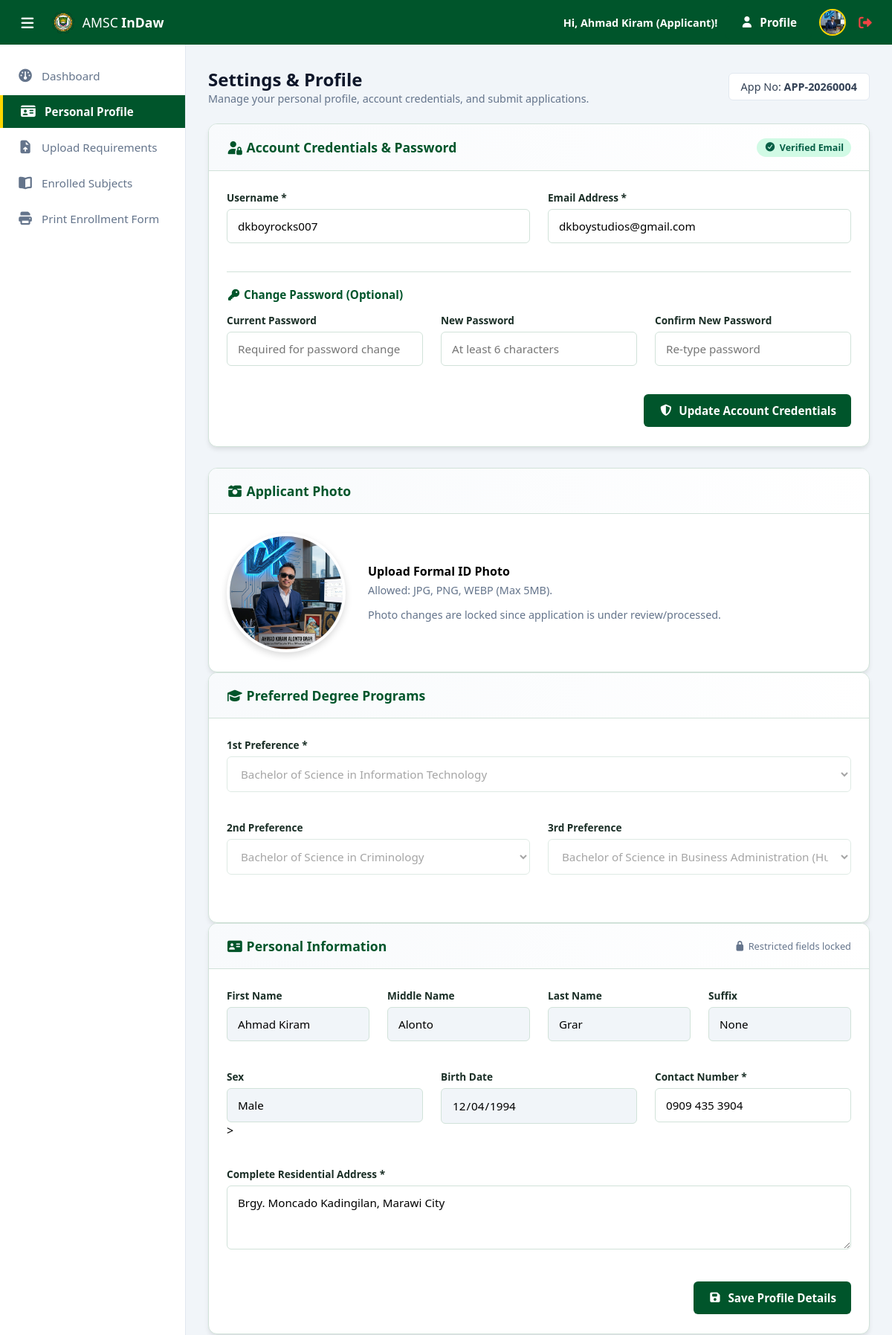
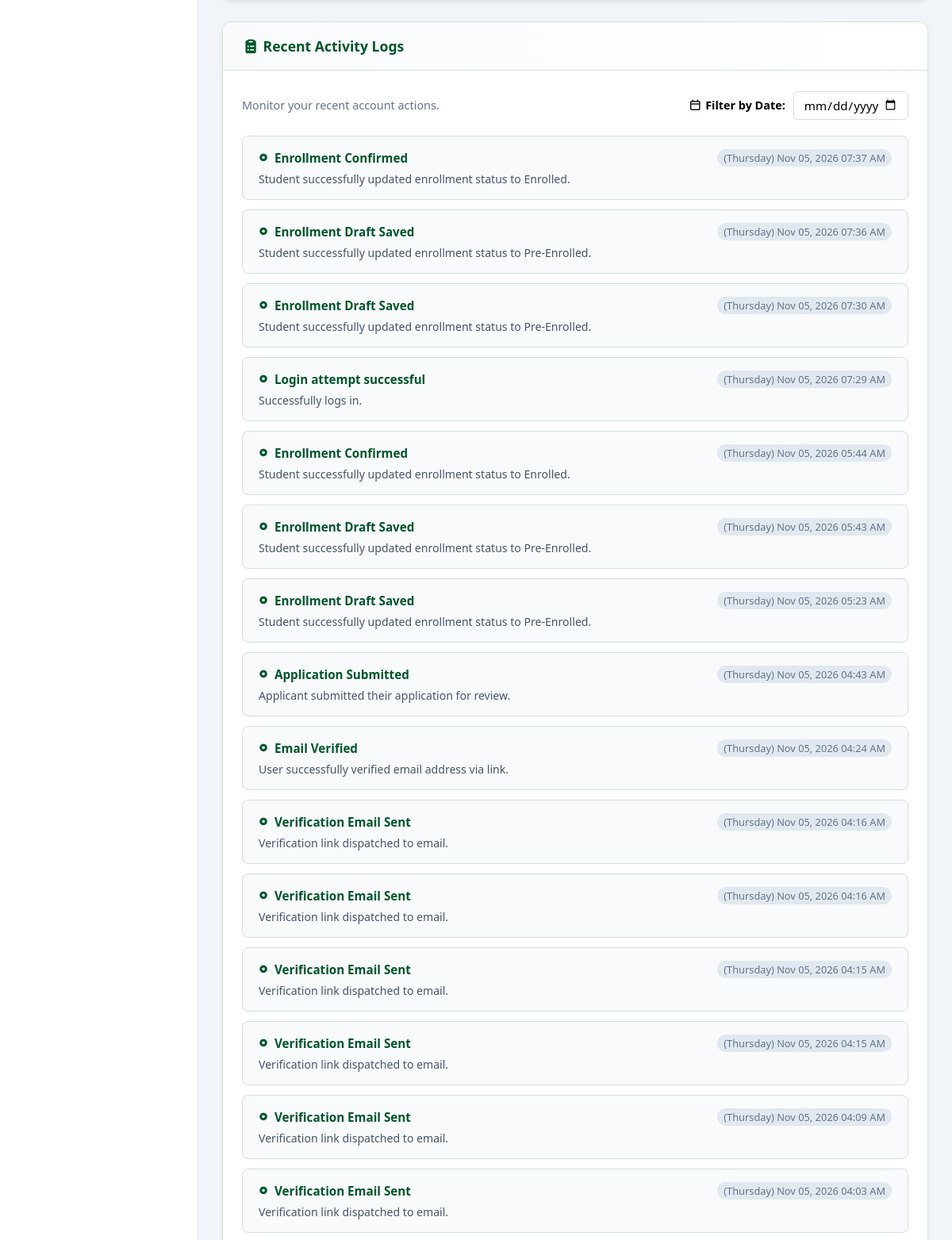
Page /applicant/profile.php (signed in, upper part) on the committed database (2 pictures, top to bottom).
### tables this page shows
CREATE TABLE `applicants` (
  `ApplicantID` int(11) NOT NULL,
  `UserID` int(11) NOT NULL,
  `ApplicationNumber` varchar(30) NOT NULL,
  `FirstName` varchar(50) NOT NULL,
  `MiddleName` varchar(50) DEFAULT NULL,
  `LastName` varchar(50) NOT NULL,
  `ExtName` enum('Jr.','Sr.','II','III','IV','V','VI') DEFAULT NULL,
  `Gender` enum('Male','Female') NOT NULL,
  `BirthDate` date NOT NULL,
  `ContactNumber` varchar(20) NOT NULL,
  `Address` text NOT NULL,
  `PreferredProgramID_1` int(11) NOT NULL,
  `PreferredProgramID_2` int(11) DEFAULT NULL,
  `PreferredProgramID_3` int(11) DEFAULT NULL,
  `ApplicationStatus` enum('Pending','Under Review','Approved','Rejected') DEFAULT 'Pending',
  `SubmittedAt` timestamp NOT NULL DEFAULT current_timestamp(),
  `ProfilePicture` varchar(255) DEFAULT NULL,
  `UpdatedAt` timestamp NOT NULL DEFAULT current_timestamp() ON UPDATE current_timestamp()
);

CREATE TABLE `users` (
  `ID` int(11) NOT NULL,
  `Email` varchar(100) NOT NULL,
  `Username` varchar(50) DEFAULT NULL,
  `Password` varchar(255) NOT NULL,
  `RoleID` int(11) NOT NULL,
  `IsVerified` tinyint(1) DEFAULT 0,
  `Status` enum('Active','Suspended','Locked') DEFAULT 'Active',
  `CreatedAt` timestamp NOT NULL DEFAULT current_timestamp(),
  `UpdatedAt` timestamp NOT NULL DEFAULT current_timestamp() ON UPDATE current_timestamp()
);

CREATE TABLE `programs` (
  `ID` int(11) NOT NULL,
  `ProgramCode` varchar(20) NOT NULL,
  `ProgramName` varchar(150) NOT NULL,
  `IsActive` tinyint(1) DEFAULT 1,
  `CollegeID` int(11) NOT NULL,
  `CreatedAt` timestamp NOT NULL DEFAULT current_timestamp(),
  `UpdatedAt` timestamp NOT NULL DEFAULT current_timestamp() ON UPDATE current_timestamp()
);

CREATE TABLE `activity_logs` (
  `ID` int(11) NOT NULL,
  `UserID` int(11) NOT NULL,
  `Title` varchar(50) NOT NULL,
  `Description` varchar(155) DEFAULT NULL,
  `LoggedAt` timestamp NOT NULL DEFAULT current_timestamp()
);

### applicant/profile.php (the view, shortened to what the rows shown need)
<?php
require_once '../config/db.php';
require_once '../config/session_check.php';
$programs = array();
$progSql = "SELECT * FROM programs WHERE IsActive = 1 ORDER BY ProgramName";
$progRes = mysqli_query($conn, $progSql);
while ($pRow = mysqli_fetch_assoc($progRes)) {
    $programs[] = $pRow;
}
$userAccount = [];
$uSql = "SELECT Username, Email, IsVerified FROM users WHERE ID = ?";
$uStmt = mysqli_prepare($conn, $uSql);
mysqli_stmt_bind_param($uStmt, 'i', $userID);
mysqli_stmt_execute($uStmt);
$uRes = mysqli_stmt_get_result($uStmt);
if ($row = mysqli_fetch_assoc($uRes)) {
    $userAccount = $row;
}
$auditLogs = [];
$lSql = "SELECT Title, Description, LoggedAt FROM activity_logs WHERE UserID = ? ORDER BY LoggedAt DESC";
$lStmt = mysqli_prepare($conn, $lSql);
mysqli_stmt_bind_param($lStmt, 'i', $userID);
mysqli_stmt_execute($lStmt);
$lRes = mysqli_stmt_get_result($lStmt);
while ($lRow = mysqli_fetch_assoc($lRes)) {
    $auditLogs[] = $lRow;
}
$appStatus = $userInfo['ApplicationStatus'] ?? 'Pending';
$isEditable = ($appStatus === 'Pending');
?>
<!DOCTYPE html>
<html lang="en">
<head>
    <?php include "../includes/head.php"; ?>
</head>
<body class="dashboard-body">
    <?php include '../includes/header.php'; ?>
    <div class="dashboard-wrapper">
        <main class="dashboard-content">
            <div class="content-header">
                <div>
                    <h2>Settings & Profile</h2>
                </div>
                <div style="display: flex; gap: 10px; align-items: center;">
                    <div class="application-id-badge">
                        <span>App No:</span> <strong><?= htmlspecialchars($userInfo['ApplicationNumber'] ?? 'N/A') ?></strong>
                    </div>
                </div>
            </div>
            <div class="profile-container">
                <form id="accountForm" method="post" action="profile" novalidate>
                    <div class="profile-section-card">
                        <div class="profile-section-body">
                            <div class="form-row">
                                <div class="form-group">
                                    <label for="username">Username <span class="required">*</span></label>
                                    <input type="text" id="username" name="username" class="form-control" value="<?= htmlspecialchars($userAccount['Username'] ?? '') ?>" required>
                                </div>
                                <div class="form-group">
                                    <label for="email">Email Address <span class="required">*</span></label>
                                    <input type="email" id="email" name="email" class="form-control" value="<?= htmlspecialchars($userAccount['Email'] ?? '') ?>" required>
                                </div>
                            </div>
                        </div>
                    </div>
                </form>
                <form id="profileForm" class="profile-form" method="post" action="profile" enctype="multipart/form-data" novalidate>
                    <div class="profile-section-card">
                        <div class="profile-section-body">
                            <div class="profile-upload-wrapper">
                                <div class="profile-preview-container">
                                    <?php
                                        $displayPhoto = (!empty($userInfo['ProfilePicture']))
                                            ? '../assets/uploads/profiles/' . htmlspecialchars($userInfo['ProfilePicture'])
                                            : '../assets/images/default-avatar.png';
                                    ?>
                                    <img id="profilePreviewImg" src="<?= $displayPhoto ?>" alt="Profile Preview">
                                </div>
                            </div>
                        </div>
                    </div>
                    <div class="profile-section-card">
                        <div class="profile-section-body">
                            <div class="form-row single-col">
                                <div class="form-group">
                                    <label for="preferred_program_1">1st Preference <span class="required">*</span></label>
                                    <select id="preferred_program_1" name="preferred_program_1" class="form-control" <?= !$isEditable ? 'disabled' : 'required' ?>>
                                        <?php foreach($programs as $p): ?>
                                            <option value="<?= $p['ID'] ?>" <?= (isset($userInfo) && $p['ID'] == $userInfo['PreferredProgramID_1']) ? 'selected' : '' ?>><?= htmlspecialchars($p['ProgramName']) ?></option>
                                        <?php endforeach; ?>
                                    </select>
                                </div>
                            </div>
                            <div class="form-row">
                                <div class="form-group">
                                    <label for="preferred_program_2">2nd Preference</label>
                                    <select id="preferred_program_2" name="preferred_program_2" class="form-control" <?= !$isEditable ? 'disabled' : '' ?>>
                                        <?php foreach($programs as $p): ?>
                                            <option value="<?= $p['ID'] ?>" <?= (isset($userInfo) && $p['ID'] == $userInfo['PreferredProgramID_2']) ? 'selected' : '' ?>><?= htmlspecialchars($p['ProgramName']) ?></option>
                                        <?php endforeach; ?>
                                    </select>
                                </div>
                                <div class="form-group">
                                    <label for="preferred_program_3">3rd Preference</label>
                                    <select id="preferred_program_3" name="preferred_program_3" class="form-control" <?= !$isEditable ? 'disabled' : '' ?>>
                                        <?php foreach($programs as $p): ?>
                                            <option value="<?= $p['ID'] ?>" <?= (isset($userInfo) && $p['ID'] == $userInfo['PreferredProgramID_3']) ? 'selected' : '' ?>><?= htmlspecialchars($p['ProgramName']) ?></option>
                                        <?php endforeach; ?>
                                    </select>
                                </div>
                            </div>
                        </div>
                    </div>
                    <div class="profile-section-card">
                        <div class="profile-section-body">
                            <div class="form-row four-col">
                                <div class="form-group">
                                    <label>First Name</label>
                                    <input type="text" name="first_name" class="form-control" value="<?= htmlspecialchars($userInfo['FirstName'] ?? '') ?>" <?= !$isEditable ? 'readonly style="background:#f1f5f9;"' : 'required' ?>>
                                </div>
                                <div class="form-group">
                                    <label>Middle Name</label>
                                    <input type="text" name="middle_name" class="form-control" value="<?= htmlspecialchars($userInfo['MiddleName'] ?? '') ?>" <?= !$isEditable ? 'readonly style="background:#f1f5f9;"' : '' ?>>
                                </div>
                                <div class="form-group">
                                    <label>Last Name</label>
                                    <input type="text" name="last_name" class="form-control" value="<?= htmlspecialchars($userInfo['LastName'] ?? '') ?>" <?= !$isEditable ? 'readonly style="background:#f1f5f9;"' : 'required' ?>>
                                </div>
                                <div class="form-group">
                                    <label>Suffix</label>
                                    <?php $currentExt = $userInfo['ExtName'] ?? ''; ?>
                                    <?php if ($isEditable): ?>
                                        <select name="ext_name" id="ext_name" class="form-control">
                                            <option value="" <?= ($currentExt === '') ? 'selected' : '' ?>>None</option>
                                            <option value="Jr." <?= ($currentExt === 'Jr.') ? 'selected' : '' ?>>Jr.</option>
                                            <option value="Sr." <?= ($currentExt === 'Sr.') ? 'selected' : '' ?>>Sr.</option>
                                            <option value="II" <?= ($currentExt === 'II') ? 'selected' : '' ?>>II</option>
                                            <option value="III" <?= ($currentExt === 'III') ? 'selected' : '' ?>>III</option>
                                            <option value="IV" <?= ($currentExt === 'IV') ? 'selected' : '' ?>>IV</option>
                                            <option value="V" <?= ($currentExt === 'V') ? 'selected' : '' ?>>V</option>
                                            <option value="VI" <?= ($currentExt === 'VI') ? 'selected' : '' ?>>VI</option>
                                        </select>
                                    <?php else: ?>
                                        <input type="text" class="form-control" value="<?= htmlspecialchars($currentExt ?: 'None') ?>" readonly style="background:#f1f5f9;">
                                    <?php endif; ?>
                                </div>
                            </div>
                            <div class="form-row three-col">
                                <div class="form-group">
                                    <label>Sex</label>
                                    <?php if (!$isEditable): ?>
                                        <input type="text" name="gender" class="form-control" value="<?= htmlspecialchars($userInfo['Gender'] ?? '') ?>" readonly style="background:#f1f5f9;" ?>>
                                    <?php endif; ?>
                                </div>
                                <div class="form-group">
                                    <label>Birth Date</label>
                                    <input type="date" name="birth_date" class="form-control" value="<?= htmlspecialchars($userInfo['BirthDate'] ?? '') ?>" <?= $isEditable ? '' : 'readonly style="background:#f1f5f9;"' ?>>
                                </div>
                                <div class="form-group">
                                    <label>Contact Number <span class="required">*</span></label>
                                    <input type="text" name="contact_number" class="form-control" value="<?= htmlspecialchars($userInfo['ContactNumber'] ?? '') ?>" required>
                                </div>
                            </div>
                            <div class="form-row single-col">
                                <div class="form-group">
                                    <label>Complete Residential Address <span class="required">*</span></label>
                                    <textarea name="address" rows="3" class="form-control" required><?= htmlspecialchars($userInfo['Address'] ?? '') ?></textarea>
                                </div>
                            </div>
                        </div>
                    </div>
                </form>
                <div class="profile-section-card">
                    <div class="profile-section-body">
                        <div class="activity-cards-grid" id="activityCardsContainer">
                            <?php if (!empty($auditLogs)): ?>
                                <?php foreach ($auditLogs as $log):
                                    $formattedDate = date('(l) M d, Y h:i A', strtotime($log['LoggedAt']));
                                    $rawDate = date('Y-m-d', strtotime($log['LoggedAt']));
                                ?>
                                    <div class="activity-card" data-date="<?= $rawDate ?>">
                                        <div class="activity-card-header">
                                            <span class="activity-card-title"><i class="fa-solid fa-circle-dot" style="font-size: 0.6rem; color: var(--primary);"></i> <?= htmlspecialchars($log['Title']) ?></span>
                                            <span class="activity-card-time"><?= htmlspecialchars($formattedDate) ?></span>
                                        </div>
                                        <p class="activity-card-desc"><?= htmlspecialchars($log['Description']) ?></p>
                                    </div>
                                <?php endforeach; ?>
                            <?php else: ?>
                                <p class="text-muted" style="text-align: center; padding: 20px; margin: 0;">No recent activity found.</p>
                            <?php endif; ?>
                        </div>
                    </div>
                </div>
            </div>
        </main>
    </div>
</body>
</html>

### includes/header.php (shortened to what the rows shown need)
<header class="topbar">
    <div class="topbar-right">
        <div class="user-profile-menu">
            <span class="user-name">Hi, <?= !empty($userFirstName) ? $userFirstName : 'User' ?> (<?= $module === 'admin' ? 'Admin' : 'Applicant' ?>)!</span>
            <a href="profile" class="btn btn-primary"><i class="fa-solid fa-user"></i> Profile</a>
            <img src="<?= $userProfilePicture ?>" alt="Profile" class="user-avatar">
            <a href="/amsc_indaw/logout" class="btn-logout" title="Logout">
                <i class="fa-solid fa-right-from-bracket"></i>
            </a>
        </div>
    </div>
</header>

### rows in the picture
applicants: FirstName "Ahmad Kiram", ProfilePicture (picture), ApplicationNumber "APP-20260004", preferred_program_1 "Bachelor of Science in Information Technology", preferred_program_2 "Bachelor of Science in Criminology", preferred_program_3 "Bachelor of Science in Business Administration (Human Resource Management)", first_name "Ahmad Kiram", middle_name "Alonto", last_name "Grar", ExtName "None", gender "Male", birth_date "12/04/1994", contact_number "0909 435 3904", address "Brgy. Moncado Kadingilan, Marawi City"
users: username "dkboyrocks007", email "dkboystudios@gmail.com"
activity_logs: Title "Enrollment Confirmed", LoggedAt "(Thursday) Nov 05, 2026 07:37 AM", Description "Student successfully updated enrollment status to Enrolled."
activity_logs: Title "Enrollment Draft Saved", LoggedAt "(Thursday) Nov 05, 2026 07:36 AM", Description "Student successfully updated enrollment status to Pre-Enrolled."
activity_logs: Title "Enrollment Draft Saved", LoggedAt "(Thursday) Nov 05, 2026 07:30 AM", Description "Student successfully updated enrollment status to Pre-Enrolled."
activity_logs: Title "Login attempt successful", LoggedAt "(Thursday) Nov 05, 2026 07:29 AM", Description "Successfully logs in."
activity_logs: Title "Enrollment Confirmed", LoggedAt "(Thursday) Nov 05, 2026 05:44 AM", Description "Student successfully updated enrollment status to Enrolled."
activity_logs: Title "Enrollment Draft Saved", LoggedAt "(Thursday) Nov 05, 2026 05:43 AM", Description "Student successfully updated enrollment status to Pre-Enrolled."
activity_logs: Title "Enrollment Draft Saved", LoggedAt "(Thursday) Nov 05, 2026 05:23 AM", Description "Student successfully updated enrollment status to Pre-Enrolled."
activity_logs: Title "Application Submitted", LoggedAt "(Thursday) Nov 05, 2026 04:43 AM", Description "Applicant submitted their application for review."
activity_logs: Title "Email Verified", LoggedAt "(Thursday) Nov 05, 2026 04:24 AM", Description "User successfully verified email address via link."
activity_logs: Title "Verification Email Sent", LoggedAt "(Thursday) Nov 05, 2026 04:16 AM", Description "Verification link dispatched to email."
activity_logs: Title "Verification Email Sent", LoggedAt "(Thursday) Nov 05, 2026 04:16 AM", Description "Verification link dispatched to email."
activity_logs: Title "Verification Email Sent", LoggedAt "(Thursday) Nov 05, 2026 04:15 AM", Description "Verification link dispatched to email."
activity_logs: Title "Verification Email Sent", LoggedAt "(Thursday) Nov 05, 2026 04:15 AM", Description "Verification link dispatched to email."
activity_logs: Title "Verification Email Sent", LoggedAt "(Thursday) Nov 05, 2026 04:09 AM", Description "Verification link dispatched to email."
activity_logs: Title "Verification Email Sent", LoggedAt "(Thursday) Nov 05, 2026 04:03 AM", Description "Verification link dispatched to email."
